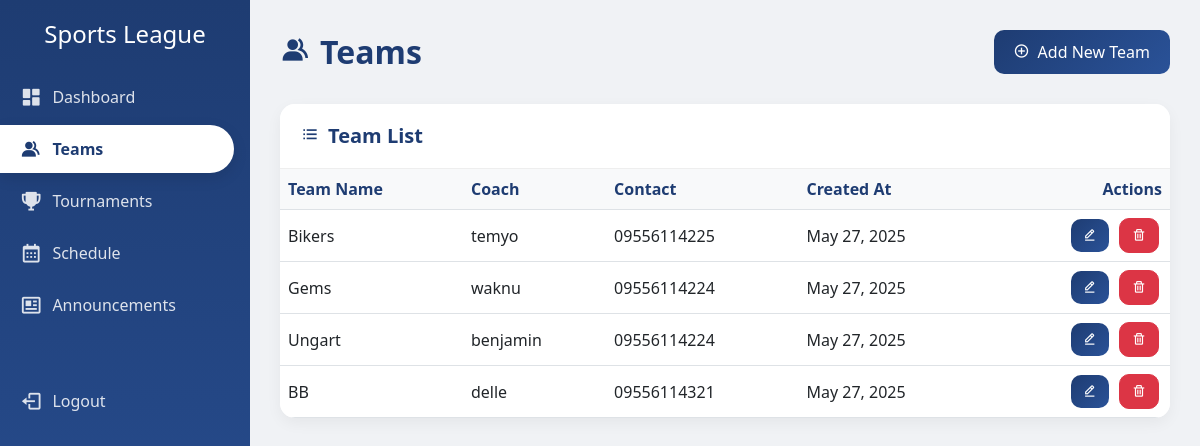
The page /teams.php (signed in) on the database its author committed.
### tables this page shows
CREATE TABLE `teams` (
  `id` int(11) NOT NULL,
  `team_name` varchar(100) NOT NULL,
  `coach_name` varchar(100) DEFAULT NULL,
  `contact_number` varchar(20) DEFAULT NULL,
  `created_at` timestamp NOT NULL DEFAULT current_timestamp()
);

### teams.php (the view, shortened to what this page needs)
<?php
require_once "config/database.php";
?>
<!DOCTYPE html>
<html lang="en">
<head>
    <link href="https://cdn.jsdelivr.net/npm/bootstrap@5.3.0/dist/css/bootstrap.min.css" rel="stylesheet">
    <link href="https://cdn.jsdelivr.net/npm/boxicons@2.0.7/css/boxicons.min.css" rel="stylesheet">
</head>
<body>
    <div class="sidebar">
        <h4 class="text-white text-center mb-4">Sports League</h4>
        <a href="dashboard.php"><i class='bx bxs-dashboard'></i> Dashboard</a>
        <a href="teams.php" class="active"><i class='bx bxs-group'></i> Teams</a>
        <a href="tournaments.php"><i class='bx bxs-trophy'></i> Tournaments</a>
        <a href="schedule.php"><i class='bx bx-calendar'></i> Schedule</a>
        <a href="announcements.php"><i class='bx bx-news'></i> Announcements</a>
        <a href="logout.php" class="mt-5"><i class='bx bx-log-out'></i> Logout</a>
    </div>
    <div class="main-content">
        <div class="page-header">
            <h2><i class='bx bxs-group me-2'></i>Teams</h2>
            <a href="teams.php?action=add" class="btn btn-primary">
                <i class='bx bx-plus-circle me-2'></i>Add New Team
            </a>
        </div>
        <div class="card">
            <div class="card-header d-flex justify-content-between align-items-center">
                <h5><i class='bx bx-list-ul me-2'></i>Team List</h5>
            </div>
            <div class="card-body p-0">
                <div class="table-responsive">
                    <table class="table table-hover">
                        <thead>
                            <tr>
                                <th>Team Name</th>
                                <th>Coach</th>
                                <th>Contact</th>
                                <th>Created At</th>
                                <th class="text-end">Actions</th>
                            </tr>
                        </thead>
                        <tbody>
                            <?php
                            $result = mysqli_query($conn, "SELECT * FROM teams ORDER BY created_at DESC");
                            while($row = mysqli_fetch_assoc($result)) {
                                echo "<tr>";
                                echo "<td>" . htmlspecialchars($row['team_name']) . "</td>";
                                echo "<td>" . htmlspecialchars($row['coach_name']) . "</td>";
                                echo "<td>" . htmlspecialchars($row['contact_number']) . "</td>";
                                echo "<td>" . date('M d, Y', strtotime($row['created_at'])) . "</td>";
                                echo "<td class='text-end team-actions'>";
                                echo "<a href='teams.php?action=edit&id=" . $row['id'] . "' class='btn btn-sm btn-primary'><i class='bx bx-edit-alt'></i></a> ";
                                echo "<a href='teams.php?action=delete&id=" . $row['id'] . "' class='btn btn-sm btn-danger' onclick='return confirm(\"Are you sure?\")'><i class='bx bx-trash'></i></a>";
                                echo "</td>";
                                echo "</tr>";
                            }
                            ?>
                        </tbody>
                    </table>
                </div>
            </div>
        </div>
    </div>
</body>
</html>

### teams.php (style rules this page uses)
body { background: #f0f2f5; font-family: 'Segoe UI', Tahoma, Geneva, Verdana, sans-serif; }
.sidebar { height: 100vh; background: linear-gradient(180deg, #1e3c72 0%, #2a5298 100%); padding-top: 20px; position: fixed; left: 0; top: 0; width: 250px; z-index: 1000; transition: all 0.3s ease; }
.sidebar a { color: rgba(255, 255, 255, 0.85); text-decoration: none; padding: 12px 20px; display: flex; align-items: center; transition: all 0.3s ease; border-radius: 0 50px 50px 0; margin: 4px 0; margin-right: 16px; }
.sidebar a.active { background: #fff; color: #1e3c72; font-weight: 600; box-shadow: 0 5px 15px rgba(0, 0, 0, 0.1); }
.sidebar a i { margin-right: 10px; font-size: 1.4rem; }
.main-content { margin-left: 250px; padding: 30px; min-height: 100vh; }
.card { border: none; border-radius: 15px; box-shadow: 0 5px 15px rgba(0, 0, 0, 0.05); transition: all 0.3s ease; overflow: hidden; }
.card-header { background: white; border-bottom: 1px solid #eee; padding: 20px; }
.card-header h5 { margin: 0; color: #1e3c72; font-weight: 600; }
.btn { padding: 10px 20px; border-radius: 10px; font-weight: 500; transition: all 0.3s ease; }
.btn-primary { background: linear-gradient(135deg, #1e3c72, #2a5298); border: none; }
.table { margin: 0; }
.table th { border-top: none; font-weight: 600; color: #1e3c72; background: #f8f9fa; }
.table td { vertical-align: middle; }
.team-actions .btn { padding: 6px 12px; margin: 0 3px; }
.page-header { margin-bottom: 30px; display: flex; justify-content: space-between; align-items: center; }
.page-header h2 { margin: 0; color: #1e3c72; font-weight: 600; }

### rows shown on the page
teams: team_name "Bikers", coach_name "temyo", contact_number "09556114225", created_at "May 27, 2025"
teams: team_name "Gems", coach_name "waknu", contact_number "09556114224", created_at "May 27, 2025"
teams: team_name "Ungart", coach_name "benjamin", contact_number "09556114224", created_at "May 27, 2025"
teams: team_name "BB", coach_name "delle", contact_number "09556114321", created_at "May 27, 2025"
